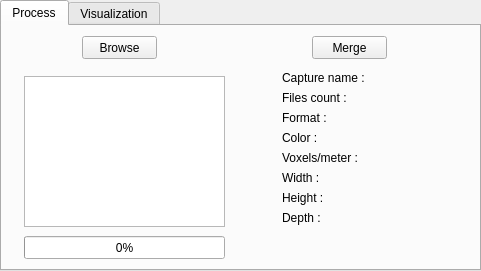
<?xml version="1.0" encoding="UTF-8"?>
<ui version="4.0">
 <class>MainWindow</class>
 <widget class="QMainWindow" name="MainWindow">
  <property name="geometry">
   <rect>
    <x>0</x>
    <y>0</y>
    <width>481</width>
    <height>271</height>
   </rect>
  </property>
  <property name="minimumSize">
   <size>
    <width>481</width>
    <height>271</height>
   </size>
  </property>
  <property name="maximumSize">
   <size>
    <width>481</width>
    <height>311</height>
   </size>
  </property>
  <property name="windowTitle">
   <string>Kinect 3D Modelling</string>
  </property>
  <widget class="QWidget" name="centralWidget">
   <widget class="QTabWidget" name="tabWidget">
    <property name="geometry">
     <rect>
      <x>0</x>
      <y>0</y>
      <width>481</width>
      <height>271</height>
     </rect>
    </property>
    <property name="currentIndex">
     <number>0</number>
    </property>
    <widget class="QWidget" name="tab">
     <attribute name="title">
      <string>Process</string>
     </attribute>
     <widget class="QPushButton" name="btnBrowse">
      <property name="geometry">
       <rect>
        <x>80</x>
        <y>10</y>
        <width>75</width>
        <height>23</height>
       </rect>
      </property>
      <property name="styleSheet">
       <string notr="true"/>
      </property>
      <property name="text">
       <string>Browse</string>
      </property>
     </widget>
     <widget class="QListWidget" name="listWidget">
      <property name="geometry">
       <rect>
        <x>22</x>
        <y>50</y>
        <width>201</width>
        <height>151</height>
       </rect>
      </property>
     </widget>
     <widget class="QProgressBar" name="progressBar">
      <property name="geometry">
       <rect>
        <x>22</x>
        <y>210</y>
        <width>201</width>
        <height>23</height>
       </rect>
      </property>
      <property name="value">
       <number>0</number>
      </property>
      <property name="alignment">
       <set>Qt::AlignLeading|Qt::AlignLeft|Qt::AlignVCenter</set>
      </property>
      <property name="textVisible">
       <bool>true</bool>
      </property>
     </widget>
     <widget class="QPushButton" name="btnMerge">
      <property name="enabled">
       <bool>true</bool>
      </property>
      <property name="geometry">
       <rect>
        <x>310</x>
        <y>10</y>
        <width>75</width>
        <height>23</height>
       </rect>
      </property>
      <property name="text">
       <string>Merge</string>
      </property>
     </widget>
     <widget class="QLabel" name="lbCurrentMerge">
      <property name="geometry">
       <rect>
        <x>260</x>
        <y>214</y>
        <width>201</width>
        <height>16</height>
       </rect>
      </property>
      <property name="text">
       <string/>
      </property>
     </widget>
     <widget class="QLabel" name="lbPath">
      <property name="geometry">
       <rect>
        <x>280</x>
        <y>44</y>
        <width>161</width>
        <height>16</height>
       </rect>
      </property>
      <property name="text">
       <string>Capture name : </string>
      </property>
     </widget>
     <widget class="QLabel" name="lbCount">
      <property name="geometry">
       <rect>
        <x>280</x>
        <y>64</y>
        <width>161</width>
        <height>16</height>
       </rect>
      </property>
      <property name="text">
       <string>Files count :</string>
      </property>
     </widget>
     <widget class="QLabel" name="lbFormat">
      <property name="geometry">
       <rect>
        <x>280</x>
        <y>84</y>
        <width>161</width>
        <height>16</height>
       </rect>
      </property>
      <property name="text">
       <string>Format :</string>
      </property>
     </widget>
     <widget class="QLabel" name="lbColor">
      <property name="geometry">
       <rect>
        <x>280</x>
        <y>104</y>
        <width>161</width>
        <height>16</height>
       </rect>
      </property>
      <property name="text">
       <string>Color :</string>
      </property>
     </widget>
     <widget class="QLabel" name="lbVoxels">
      <property name="geometry">
       <rect>
        <x>280</x>
        <y>124</y>
        <width>161</width>
        <height>16</height>
       </rect>
      </property>
      <property name="text">
       <string>Voxels/meter :</string>
      </property>
     </widget>
     <widget class="QLabel" name="lbWidth">
      <property name="geometry">
       <rect>
        <x>280</x>
        <y>144</y>
        <width>161</width>
        <height>16</height>
       </rect>
      </property>
      <property name="text">
       <string>Width :</string>
      </property>
     </widget>
     <widget class="QLabel" name="lbHeight">
      <property name="geometry">
       <rect>
        <x>280</x>
        <y>164</y>
        <width>161</width>
        <height>16</height>
       </rect>
      </property>
      <property name="text">
       <string>Height :</string>
      </property>
     </widget>
     <widget class="QLabel" name="lbDepth">
      <property name="geometry">
       <rect>
        <x>280</x>
        <y>184</y>
        <width>161</width>
        <height>16</height>
       </rect>
      </property>
      <property name="text">
       <string>Depth :</string>
      </property>
     </widget>
    </widget>
    <widget class="QWidget" name="tab_2">
     <attribute name="title">
      <string>Visualization</string>
     </attribute>
    </widget>
   </widget>
  </widget>
 </widget>
 <layoutdefault spacing="6" margin="11"/>
 <resources/>
 <connections/>
</ui>
